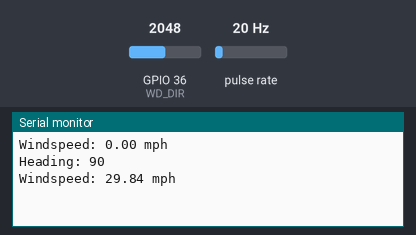
The sketch below on a simulated ESP32. On the bench: the last lines printed to the serial monitor. Wiring (inferred from the names in the program): pulse sensor: data GPIO 13. Inputs (shaded band) come from the test bench; at power-on: pulse rate 20 Hz, GPIO 36 (WD_DIR) = 2048.

Above: at 1.2 s.
1.3 s: pulse rate (sensor on GPIO 13) set to 4 Hz
At 1.3 s:
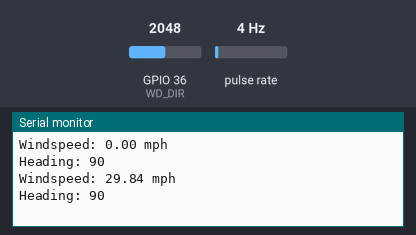
2.8 s: GPIO 36 (WD_DIR) set to 975
At 4.1 s:
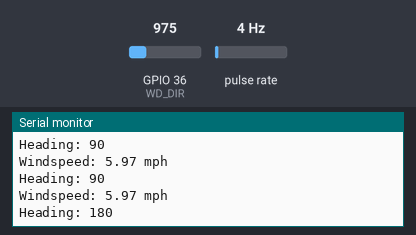
4.3 s: pulse rate (sensor on GPIO 13) set to 50 Hz
At 4.9 s:
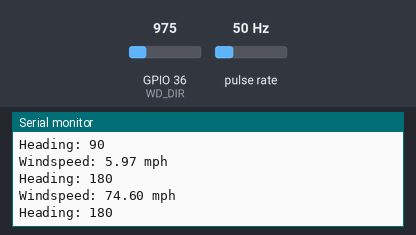
5.8 s: GPIO 36 (WD_DIR) set to 810
At 7.5 s:
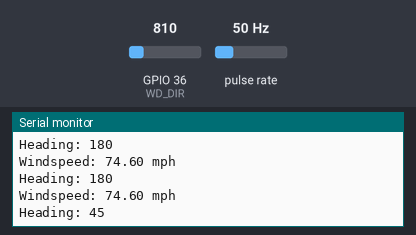
Timing chart, 0 to 8.3 s (numbered marks = the images above; inputs shaded):
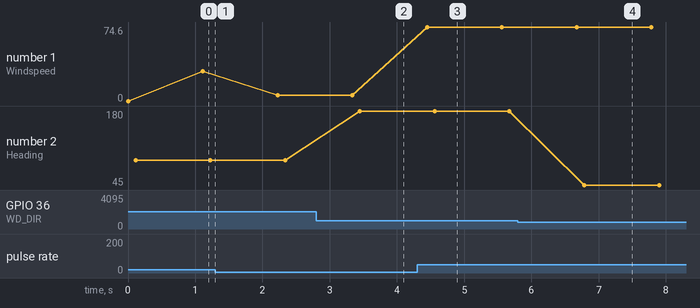

Measured:
- after the input at 2.8 s, the serial monitor: prints a new line after 0.65 s (image 2)
- after the input at 4.3 s, the serial monitor: prints a new line after 0.15 s (image 3)
- after the input at 5.8 s, the serial monitor: prints a new line after 0.99 s (image 4)
- plotted number 1: 29.84 → 5.97 after the input at 1.3 s, 5.97 → 74.6 after the input at 4.3 s
- plotted number 2: 90 → 180 after the input at 2.8 s, 180 → 45 after the input at 5.8 s

The sketch:

ESP-Anenometer.ino
```cpp
/***************************************************************************************************************
* Made by  : Tushar Saini
* Email Id : tsaini1285@gmail.com
* For Argent's Weather Station Datasheet: https://www.argentdata.com/files/80422_datasheet.pdf
***************************************************************************************************************/

#include <SoftwareSerial.h>
#include "esp_attr.h"       // To store ISR on fast storage

/***************************** Wind Speed ******************************/
#define WIND_SPD_PIN 13 // Or other pins that support an interrupt

// Variables and constants used in calculating the windspeed.
volatile unsigned long timeSinceLastTick = 0;
volatile unsigned long lastTick = 0;
float windSpeed = 0.0;

// Interrupt for calculating when the las tick occurred.
void IRAM_ATTR windTick(void) {
  timeSinceLastTick = millis() - lastTick;
  lastTick = millis();
}

/***************************** Wind Direction ******************************/
#define WD_DIR 36

float winddirection;
String heading ="0";

void setup() {
  Serial.begin(9600);

  // Make sure input has software pull-up enabled
  // Or you can make harware pull-up.
  pinMode(WIND_SPD_PIN, INPUT_PULLUP);
  attachInterrupt(digitalPinToInterrupt(WIND_SPD_PIN), windTick, RISING);
}

void loop() {
  getWindSpeed();
  getWindDirection();
}

void getWindSpeed() {
  // Calculate no of ticks in a second.
  if (timeSinceLastTick != 0)
    windSpeed = 1000.0/timeSinceLastTick;
  Serial.print("Windspeed: ");
  Serial.print(windSpeed*1.492);
  Serial.println(" mph");
}

void getWindDirection(){
  winddirection = 0;
  for (int i=0; i<1000; i++) {
   winddirection += analogRead(WD_DIR);
  }
  winddirection=int(winddirection/1000);

  if(winddirection>=350&&winddirection<500)
    heading="0";
  if(winddirection>=700&&winddirection<850)
    heading="45";
  if(winddirection>=1015)
    heading="90";
  if(winddirection>=980&&winddirection<1015)
    heading="135";
  if(winddirection>=850&&winddirection<980)
    heading="180";
  if(winddirection>=500&&winddirection<700)
    heading="225";
  if(winddirection<200)
    heading="270";
  if(winddirection>=200&&winddirection<350)
    heading="315";
  Serial.println("Heading: "+String(heading));
  delay(1000);
}
```
